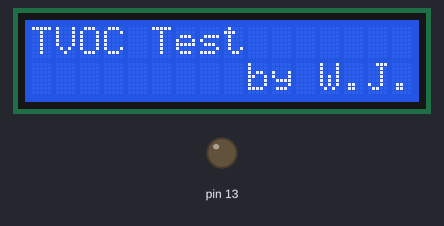
A sketch run on a simulated Arduino Uno, built with avr-gcc and run on an emulated ATmega328P. On the bench: 16×2 character LCD, output pins drawn as LEDs (lit = HIGH). What the sketch prints to the serial monitor is not drawn.

Above: at 0.1 s.
At 2.3 s:
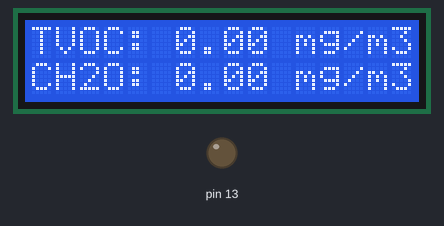

The sketch:

TVOC_CH2O_I2C_LCD1602.ino
```cpp
#include <Wire.h>
#include <LiquidCrystal_I2C.h>
#include <SoftwareSerial.h>

LiquidCrystal_I2C lcd(0x3F,16,2);
SoftwareSerial tvocSerial(2, 3); // RX, TX
//SoftwareSerial Serial(2, 3); // RX, TX

unsigned int tvoc_start_sign = 0xFF;
unsigned int tvoc_id_sign = 0x01;
unsigned int tvoc_temp_sign =0x0;
unsigned int tvoc_h = 0;
unsigned int tvoc_l = 0;
unsigned int tvoc_state = 0;
word tvoc_check_sum = 0;
word tvoc_received_pkg = 0;
word tvoc_check_failed = 0;
float tvoc = 0;
float ch2o = 0;
float ch2o_ppm = 0;
word ch2o_received_pkg = 0;
unsigned int ch2o_temp_sign =0x0;
unsigned int ch2o_state = 0;

boolean tvoc_updisp = true;
boolean ch2o_updisp = true;

unsigned int ch2o_start_sign1 = 0xA5;
unsigned int ch2o_start_sign2 = 0x5A;
unsigned int ch2o_end_sign = 0xAA;

uint8_t ch2o_read_cmd[]={0xA5, 0x5A, 0x02, 0x80, 0xAA};
uint8_t ch2o_calibration_cmd[]={0xA5, 0x5A, 0x02, 0x85, 0xAA};

void setup()
{
  lcd.init();
  lcd.backlight();
  Serial.begin(9600);
  tvocSerial.begin(9600);
//  ch2oSerial.begin(9600);
  // initialize digital pin 13 as an output.
  pinMode(13, OUTPUT);
  lcd.setCursor(0,0);
  lcd.print("TVOC Test");
  lcd.setCursor(0,1);
  lcd.print("         by W.J.");
  delay(2000);
  lcd.clear();

}

void loop()
{
//  Serial.print("start\n");
  TvocSensorRead();

  Ch2oSensorRead();

  if (tvoc_updisp || ch2o_updisp){
    lcd.home();
    lcd.print ("TVOC: ");
    lcd.setCursor(6, 0);
    lcd.print(tvoc);
    lcd.setCursor(11, 0);
    lcd.print ("mg/m3");
    lcd.setCursor(0, 1);
    lcd.print ("CH2O: ");
    lcd.setCursor(6, 1);
    lcd.print(ch2o);
    lcd.setCursor(11, 1);
    lcd.print ("mg/m3");
  }

}

void Ch2oSetRead () {
   for(int i=0; i<5; i++){
     Serial.write(ch2o_read_cmd[i]);
     delay(10);
   }
}

void Ch2oSensorRead(){
    unsigned int ch2o_value[6];

    Ch2oSetRead();

    delay(100);
    while (Serial.available() > 0) {
      switch (tvoc_state){
//      Serial.print("ch2o serial available\n");

      case 0:
        ch2o_temp_sign=Serial.read();
        if (ch2o_temp_sign == ch2o_start_sign1) {
          ch2o_state++;
        }else{
          ch2o_state=0;
        }
        break;

      case 1:
        ch2o_temp_sign=Serial.read();
        if (ch2o_temp_sign == ch2o_start_sign2) {
          ch2o_state++;
        }else{
          ch2o_state=0;
        }
        break;

      case 2:
        for(int i=0; i<6; i++){
          if (Serial.available() > 0){
            ch2o_value[i]=Serial.read();
            Serial.print(ch2o_value[i]);
          }
          delay(10);
        }
        ch2o_state++;
        break;

      case 3:
        ch2o_temp_sign=Serial.read();
        if (ch2o_temp_sign == ch2o_end_sign) {
          ch2o_state++;
        }else{
          ch2o_state=0;
        }
        break;

      case 4:
        ch2o=(ch2o_value[2]*256.0+ch2o_value[3])/100.0;
        ch2o_ppm=(ch2o_value[4]*256.0+ch2o_value[5])/100.0;
        ch2o_updisp=true;
        ch2o_received_pkg++;
        digitalWrite(13, lowByte(ch2o_received_pkg)& 0x01);
        break;

      default:
        ;
    }
    }
}

void TvocSensorRead(){
    while (tvocSerial.available() > 0) {
//      Serial.print("tvoc serial available\n");
      tvoc_temp_sign=tvocSerial.read();
      switch (tvoc_state){

      case 0:
        if (tvoc_temp_sign == tvoc_start_sign) {
          tvoc_state++;
          tvoc_check_sum = 0 + tvoc_temp_sign;
        }
        break;

      case 1:
        if (tvoc_temp_sign == tvoc_start_sign) {
          tvoc_state++;
          tvoc_check_sum = tvoc_check_sum + tvoc_temp_sign;
        }
        break;

      case 2:
          tvoc_state++;
          tvoc_check_sum = tvoc_check_sum + tvoc_temp_sign;
        break;

      case 3:
          tvoc_state++;
          tvoc_check_sum = tvoc_check_sum + tvoc_temp_sign;
        break;

      case 4:
        tvoc_h= tvoc_temp_sign;
        tvoc_state++;
        tvoc_check_sum = tvoc_check_sum + tvoc_temp_sign;
        break;

      case 5:
        tvoc_l= tvoc_temp_sign;
        tvoc_state++;
        tvoc_check_sum = tvoc_check_sum + tvoc_temp_sign;
        break;


      case 6:
        tvoc_state++;
        tvoc_check_sum = tvoc_check_sum + tvoc_temp_sign;
        break;

      case 7:
        tvoc_state++;
        tvoc_check_sum = tvoc_check_sum + tvoc_temp_sign;
        break;

      case 8:
//        if (lowByte(tvoc_check_sum) != tvoc_temp_sign){
//          tvoc_state=0;
//          tvoc_check_failed++;
//        } else {
          tvoc_state++;
//        }
        break;

      default:
        tvoc_state = 0;
     }
     delay (10);
    }

    if (tvoc_state == 9) {
      tvoc_state = 0;
      tvoc = (tvoc_h*256.0 + tvoc_l)/100;
      tvoc_received_pkg++;
      digitalWrite(13, lowByte(tvoc_received_pkg)& 0x01);

      tvoc_updisp=true;
    }
}
```
